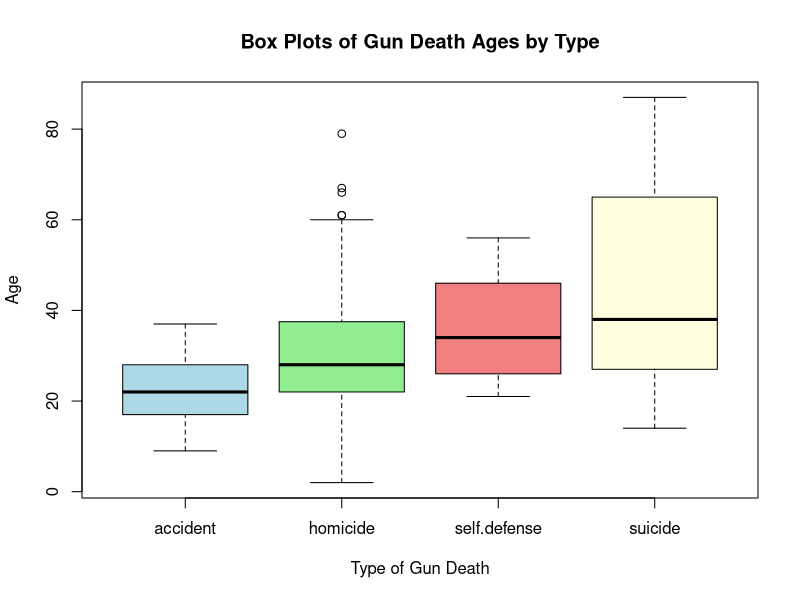

Generate this figure with R:
## ---- chunk 1
# Read the data
gun_deaths <- read.table("gundeath.txt", header = TRUE)

# Check the data structure
str(gun_deaths)

# Get a summary of the data
summary(gun_deaths)

# Count total observations per type
table(gun_deaths$type)
## ---- chunk 2
# Split the data by type
accidents <- gun_deaths$age[gun_deaths$type == "accident"]
homicides <- gun_deaths$age[gun_deaths$type == "homicide"]
self_defense <- gun_deaths$age[gun_deaths$type == "self.defense"]
suicides <- gun_deaths$age[gun_deaths$type == "suicide"]

# Create stem-and-leaf plots one by one
cat("Homicides:\n")
stem(homicides, scale = 0.5)

cat("\nAccidents:\n")
stem(accidents, scale = 0.5)

cat("\nSuicides:\n")
stem(suicides, scale = 0.5)

cat("\nSelf-defense shootings:\n")
stem(self_defense, scale = 0.5)
## ---- chunk 3
# Five-number summaries
summary_homicides <- fivenum(homicides)
summary_accidents <- fivenum(accidents)
summary_suicides <- fivenum(suicides)
summary_self_defense <- fivenum(self_defense)

# Create a data frame to display summaries
summaries <- data.frame(
  Type = c("Homicides", "Accidents", "Suicides", "Self-defense"),
  Min = c(summary_homicides[1], summary_accidents[1], summary_suicides[1], summary_self_defense[1]),
  Q1 = c(summary_homicides[2], summary_accidents[2], summary_suicides[2], summary_self_defense[2]),
  Median = c(summary_homicides[3], summary_accidents[3], summary_suicides[3], summary_self_defense[3]),
  Q3 = c(summary_homicides[4], summary_accidents[4], summary_suicides[4], summary_self_defense[4]),
  Max = c(summary_homicides[5], summary_accidents[5], summary_suicides[5], summary_self_defense[5])
)

# Display the summary table
knitr::kable(summaries, caption = "Five-Number Summaries of Gun Death Ages by Type")

# Create box plots
boxplot(age ~ type, data = gun_deaths, 
        main = "Box Plots of Gun Death Ages by Type",
        xlab = "Type of Gun Death", 
        ylab = "Age", 
        col = c("lightblue", "lightgreen", "lightcoral", "lightyellow"))
## ---- chunk 4
# Combined stem-and-leaf plot
cat("All Gun Deaths Combined:\n")
stem(gun_deaths$age, scale = 0.5)

# Looking at the stem-and-leaf plot above, we can confirm our prediction:
# The combined plot shows a large peak in the late teens to 20s age range
# (from homicides and younger suicides), with a smaller secondary peak 
# around the 65-70 age range (from the older suicide group)
